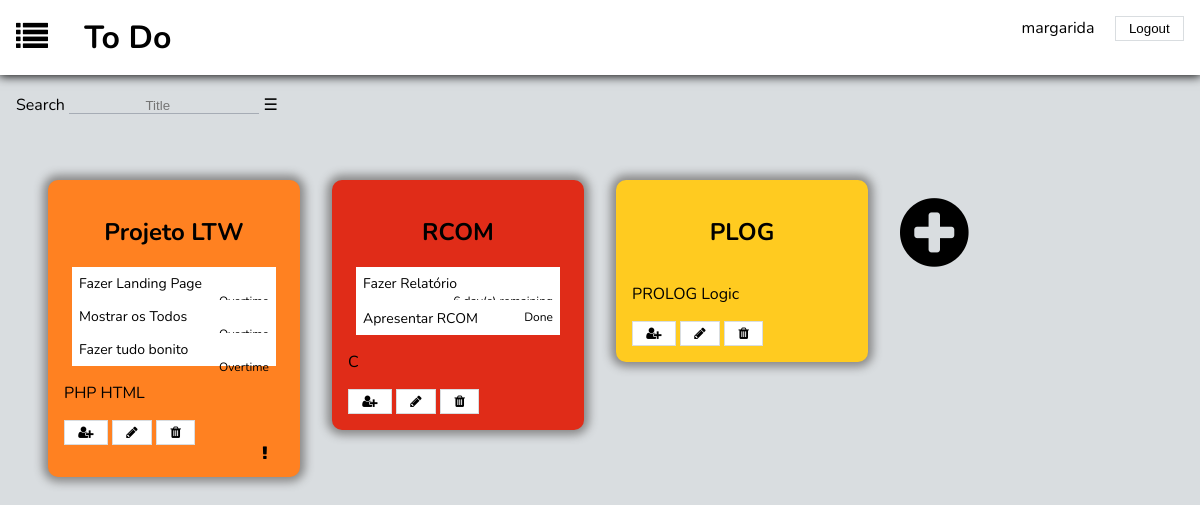
Before: /home_page.php (signed in) with the older database file.
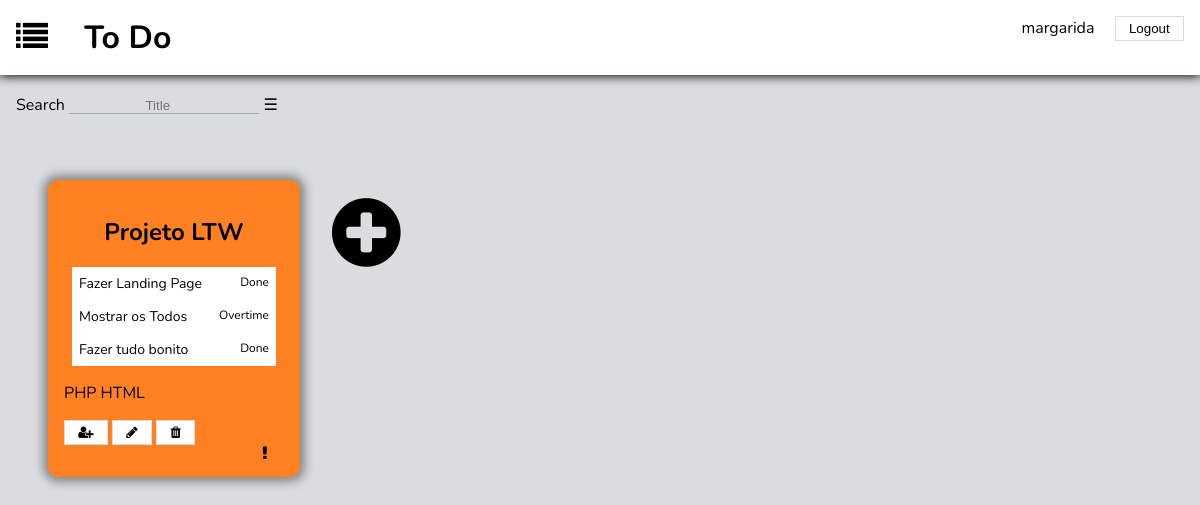
After: the same page with the newer database file.
### tables this page shows
CREATE TABLE belongs (
	list_id INTEGER REFERENCES lists NOT NULL, 
	usr_id INTEGER REFERENCES users NOT NULL,
	PRIMARY KEY(list_id, usr_id)
);

CREATE TABLE lists (
	id INTEGER PRIMARY KEY AUTOINCREMENT,
	title VARCHAR NOT NULL,
	done INTEGER DEFAULT(-1),
	priority INTEGER DEFAULT(3)
);

CREATE TABLE hasCategories (
	list_id INTEGER REFERENCES lists NOT NULL,
	cat_id INTEGER REFERENCES categories NOT NULL,
	PRIMARY KEY(list_id, cat_id)
);

CREATE TABLE categories (
	cat_id INTEGER PRIMARY KEY AUTOINCREMENT,
	cat_name VARCHAR NOT NULL
);

### database/list.php (called while the page is built, shortened)
<?php
	function getAllLists($username){
		global $dbh;
		$stmt = $dbh->prepare("SELECT * FROM lists, users, belongs
								WHERE lists.id = belongs.list_id AND belongs.usr_id = users.usr_id AND usr_username = ?;");
		$stmt->execute(array($username));
		return $stmt->fetchAll();
	}
	function getListCategories($list_id){
		global $dbh;
		$stmt = $dbh->prepare("SELECT * FROM lists, hasCategories, categories
								WHERE hasCategories.list_id = lists.id AND hasCategories.cat_id = categories.cat_id AND lists.id = ?");
		$stmt->execute(array($list_id));
		return $stmt->fetchAll();
	}
	function getListTodos($list_id){
		global $dbh;
		$stmt = $dbh->prepare("SELECT todos.todo_id, todos.name, todos.limit_date, todos.done FROM todos, hasItems, lists
								WHERE lists.id = hasItems.list_id AND hasItems.todo_id = todos.todo_id AND lists.id = ?");
		$stmt->execute(array($list_id));
		return $stmt->fetchAll();
	}
?>

### templates/todos/time.php (called while the page is built, shortened)
<?php
	function getTimeDiff($ref){
		$currdt = new DateTime("now");
		$refdt = new DateTime($ref);
		$days = $currdt->diff($refdt)->format('%R%a');
		if($days > 0)
			$resMsg = intval($days) . " day(s) remaining";
		else
			$resMsg = "Overtime";
		return $resMsg;
	}
?>

### templates/todos/show_lists.php (the view, shortened to what this page needs)
<div id="search">
	<label>Search
		<input type="search" placeholder="Title" name="search_title">
	</label>
	<label class="hamburger" for="hamburger"></label>
</div>
<section id="lists">
	<?php foreach ($lists as $list) { ?>
	<?php
	if($list['priority'] == 1)
		$priority = 'p1';
	else if($list['priority'] == 2)
		$priority = 'p2';
	else if($list['priority'] == 3)
		$priority = 'p3';
	$alert = "";
	if($list['done'] == 1)
		$check = 'check';
	else
		$check = 'not_check';
	?>
	<div>
		<div id=<?= $list['id']?> class="list <?= $priority?> <?= $check?>" onclick="location.href='list_page.php?list_id=<?= $list['list_id']?>'">
			<h2><?= $list['title']?></h2>
			<div class="todos">
				<?php foreach ($todos[$list['id']] as $todo) { ?>
				<?php
					if($todo['done'] == -1){
						$todoStatus = getTimeDiff($todo['limit_date']);
						if($alert != "Overtime" && $todoStatus == "Overtime")
							$alert = "alert";
					}
					else
						$todoStatus = "Done";
				?>
				<div class="todo">
					<p><?= $todo['name']?></p>
					<span><?= $todoStatus ?></span>
				</div>
				<?php } ?>
			</div>
			<div class="categories">
				<?php foreach ($categories[$list['id']] as $cat) { ?>
				<div class="category">
					<p><?= $cat['cat_name']?></p>
				</div>
				<?php } ?>
			</div>
			<button name="Invite"><i class="fa fa-user-plus" aria-hidden="true"></i></button>
			<button name="Edit"><i class="fa fa-pencil" aria-hidden="true"></i></button>
			<button name="Remove"><i class="fa fa-1x fa-trash" aria-hidden="true"></i></button>
			<i class="mark fa fa-exclamation <?= $alert?>" aria-hidden="true"></i>
		</div>
	</div>
		<?php } ?>
		<div id="ultimo">
			<a href="#"><i class="fa fa-plus-circle" aria-hidden="true"></i></a>
		</div>
</section>

### home_page.php (shortened to what this page needs)
<?php
	include_once('database/connection.php');
	include_once('database/list.php');
	include_once('templates/todos/time.php');
	if (!isset($_SESSION['username'])){
     	header('Location: page404.php');
	}
    else{
		$lists = getAllLists($_SESSION['username']);
		$categories = array();
		foreach ($lists as $list) {
			$categories[$list['id']] = getListCategories($list['id']);
		}
		$todos = array();
		foreach ($lists as $list) {
			$todos[$list['id']] = getListTodos($list['id']);
		}
		include_once('templates/common/header.php');
		include_once('templates/todos/show_lists.php');
		include_once('templates/common/footer.php');
	}
?>

### templates/common/header.php (shortened to what this page needs)
<!DOCTYPE html>
<html>
<head>
	<link rel="stylesheet" type="text/css" href="https://maxcdn.bootstrapcdn.com/font-awesome/4.7.0/css/font-awesome.min.css">
	<link rel="stylesheet" type="text/css" href="css/todos.css">
</head>
<body>
	<header>
		<a href="home_page.php"><i class="fa fa-list fa-2x" aria-hidden="true"></i></a>
		<h1>To Do</h1>
		<?php include_once('templates/common/user.php'); ?>
	</header>

### templates/common/user.php (shortened to what this page needs)
<div id="user">
  <?php if (isset($_SESSION['username']) && $_SESSION['username'] != '') { ?>
    <form action="logout.php" method="post">
      <a href="profile_page.php"><?=$_SESSION['username']?></a>
      <input type="submit" value="Logout">
    </form>
  <?php } ?>
</div>

### templates/common/footer.php
	</body>
</html>

### css/todos.css (style rules this page uses)
body { background-color: #d9dde0; font-family: 'Nunito', sans-serif; margin: 0; }
header { color: black; padding: 1em; background-color: white; box-shadow: 0 0 10px 1px black; }
h1 { display: inline; color: black; padding: 1em; }
a { text-decoration: none; color: black; }
button, input[type="Submit"] { padding: 0.3em 1em; background-color: white; border: 1px solid #d9dde0; color: black; }
input { border: 0; border-bottom: 1px solid #a6acb5; text-align: center; background-color: inherit; padding: 0.5em 0.5em 0 0.5em; color: black; }
#user { float: right; }
#user a { margin: 0 1em; }
#lists a { text-decoration: none; color: black; }
#lists { margin: 2em; display: grid; grid-template-columns: 25% 25% 25% 25%; grid-template-rows: auto; }
#lists > * { display: inline-block; margin: 1em 1em; }
.list { background-color: white; padding: 1em; border-radius: 10px; box-shadow: 0px 0px 10px 5px #888888; transition: transform 0.5s; }
#ultimo a { font-size: 5em; max-width: 10em; }
.list .mark { display: inline; margin-left: 90%; display: none; }
.list .alert { display: inherit; animation-duration: 2s; animation-name: blink; animation-iteration-count: infinite; }
.list h2 { text-align: center; border-radius: 10px; }
.todos { display: block; margin: 0 0.5em; border-radius: 10px; }
.todo { background-color: white; position: relative; padding: 0.5em; font-size: 14px; }
.todo span { font-size: 12px; }
.todo p { display: inline; }
span { margin-left: 2em; float: right; }
.category { display: inline-block; }
.p2 { background-color: #ff8121; }
#search { display: inline-block; color: black; margin: 1em; }
#search .hamburger:before { content: "\2630"; }
.p1 { background-color: #e02c18; }
.p3 { background-color: #ffcb20; }

Changed rows visible on the page:
removed belongs: list.title "RCOM", name "Fazer Relatório", name "Apresentar RCOM", todoStatus "Done"
removed hascategories: cat.cat_name "C", shown under "RCOM"
removed belongs: list.title "PLOG"
removed hascategories: cat.cat_name "PROLOG", shown under "PLOG"
removed hascategories: cat.cat_name "Logic", shown under "PLOG"
Other visible differences:
new list line: "Fazer Landing Page Done"
new list line: "Mostrar os Todos Overtime"
new list line: "Fazer tudo bonito Done"
list line gone: "Fazer Landing Page"
list line gone: "Mostrar os Todos"
list line gone: "Fazer tudo bonito Overtime"
